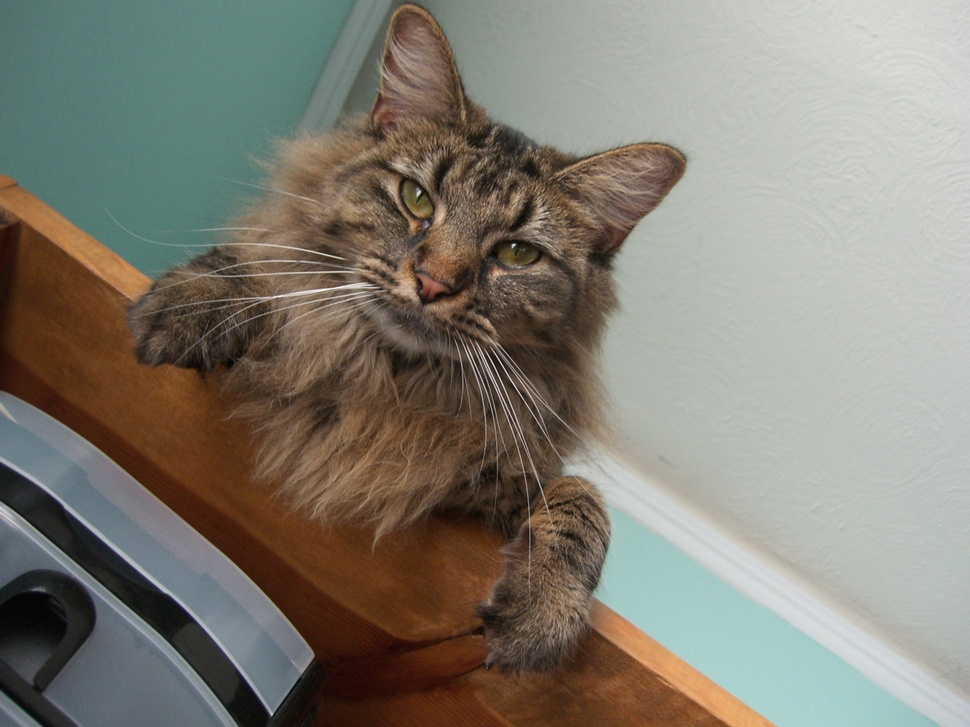
#> input picture nutmeg.jpg, 970 x 727 px, shrunk from 1408 x 1056 before the run, found by its file name
$ python Project_1.py
#> lines starting #> are read from the running program, lines starting #| are printed output that depends on the picture

# coding: utf-8

# # Programming Project #1: Hybrid Images

# ## CS445: Computational Photography - Spring 2020

# ### Part I: Hybrid Images

# In[2]:


import cv2

import numpy as np
from matplotlib.colors import LogNorm
from scipy import signal

import utils


# In[3]:


get_ipython().magic(u'matplotlib notebook')
import matplotlib.pyplot as plt


# In[10]:


im1_file = './Nutmeg.jpg'
im2_file = './DerekPicture.jpg'

im1 = cv2.imread(im1_file, cv2.IMREAD_GRAYSCALE)
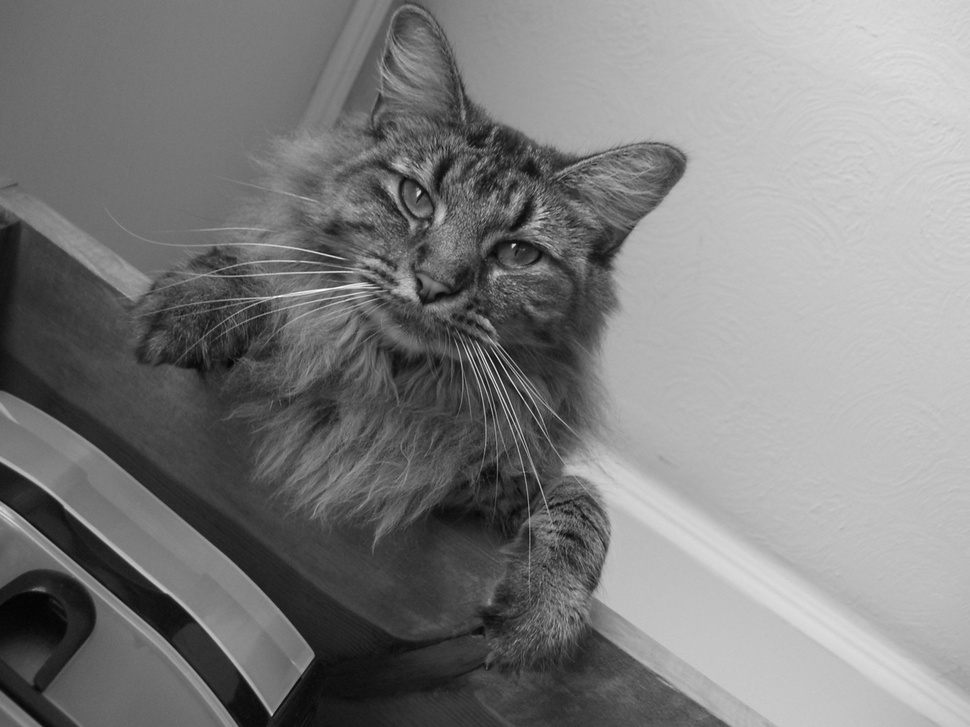
#> im1: shape (727, 970); min 2, max 255, mean 125.9
im2 = cv2.imread(im2_file, cv2.IMREAD_GRAYSCALE)
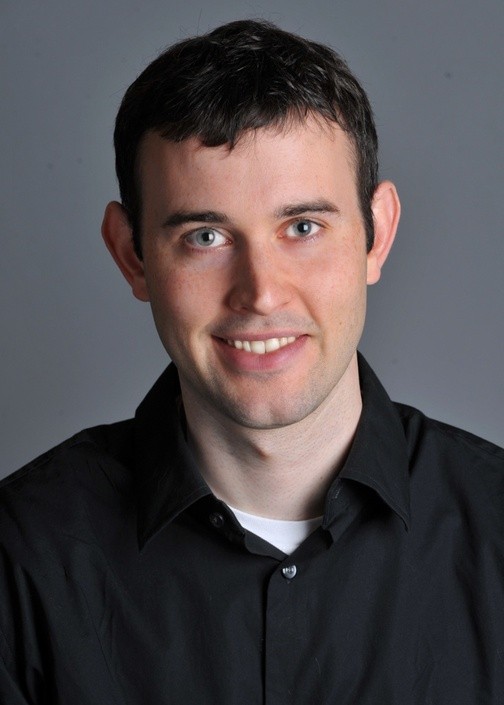
#> input picture DerekPicture.jpg, 504 x 705 px, shrunk from 732 x 1024 before the run
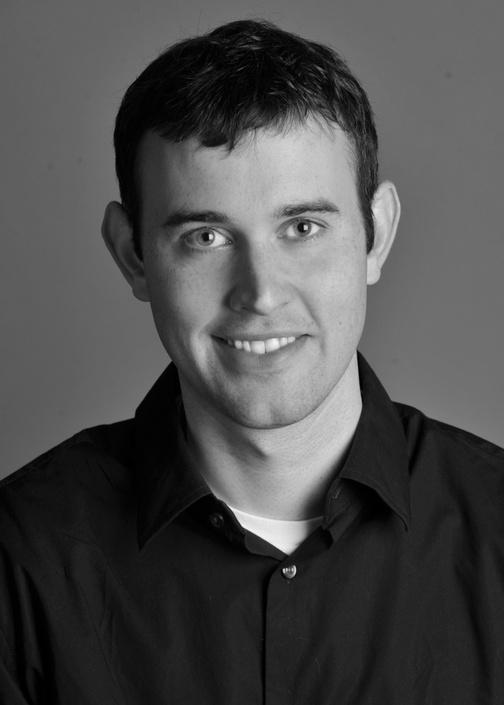
#> im2: shape (705, 504); min 0, max 248, mean 76.6


# In[11]:


#> (the run stopped early here; a loop or call above may not have finished)
